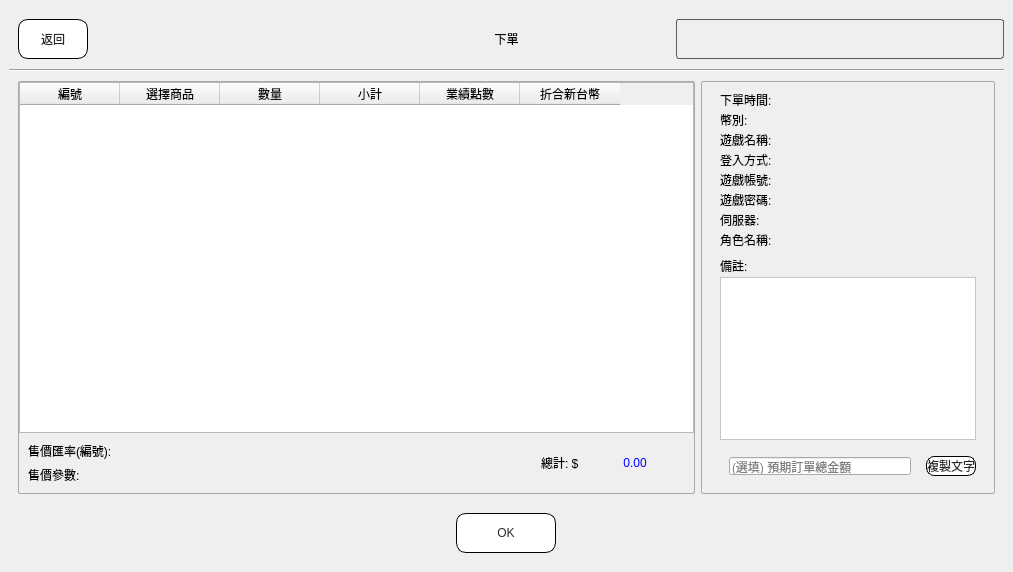
<?xml version="1.0" encoding="UTF-8"?>
<ui version="4.0">
 <class>LayerOrder</class>
 <widget class="QWidget" name="LayerOrder">
  <property name="geometry">
   <rect>
    <x>0</x>
    <y>0</y>
    <width>1013</width>
    <height>572</height>
   </rect>
  </property>
  <property name="windowTitle">
   <string>Form</string>
  </property>
  <layout class="QGridLayout" name="gridLayout">
   <property name="leftMargin">
    <number>0</number>
   </property>
   <property name="topMargin">
    <number>0</number>
   </property>
   <property name="rightMargin">
    <number>0</number>
   </property>
   <property name="bottomMargin">
    <number>0</number>
   </property>
   <item row="0" column="0">
    <widget class="QWidget" name="wBg" native="true">
     <property name="styleSheet">
      <string notr="true">font: 16px &quot;Microsoft JhengHei UI&quot;;
</string>
     </property>
     <layout class="QVBoxLayout" name="verticalLayout">
      <property name="spacing">
       <number>0</number>
      </property>
      <item>
       <widget class="QWidget" name="widget_3" native="true">
        <property name="minimumSize">
         <size>
          <width>0</width>
          <height>60</height>
         </size>
        </property>
        <property name="maximumSize">
         <size>
          <width>16777215</width>
          <height>80</height>
         </size>
        </property>
        <layout class="QHBoxLayout" name="horizontalLayout" stretch="1,1,1">
         <property name="leftMargin">
          <number>0</number>
         </property>
         <property name="topMargin">
          <number>0</number>
         </property>
         <property name="rightMargin">
          <number>0</number>
         </property>
         <property name="bottomMargin">
          <number>0</number>
         </property>
         <item>
          <widget class="QWidget" name="widget_4" native="true">
           <layout class="QHBoxLayout" name="horizontalLayout_2">
            <item>
             <widget class="QPushButton" name="btnOrderBack">
              <property name="sizePolicy">
               <sizepolicy hsizetype="Fixed" vsizetype="Fixed">
                <horstretch>0</horstretch>
                <verstretch>0</verstretch>
               </sizepolicy>
              </property>
              <property name="minimumSize">
               <size>
                <width>70</width>
                <height>40</height>
               </size>
              </property>
              <property name="maximumSize">
               <size>
                <width>70</width>
                <height>40</height>
               </size>
              </property>
              <property name="styleSheet">
               <string notr="true">QPushButton{
font: 20px &quot;Microsoft JhengHei UI&quot;;


}



QPushButton{background-color: rgb(255, 255, 255);
border-radius:10px;
color: rgb(41,41,41);
border: 1px solid #000000; }


QPushButton:hover 
{ 
background-color: #55aaff; 
border-style: outset; 
border-width: 2px; 
font: 700 18px &quot;Microsoft JhengHei UI&quot;; 
}
QPushButton:pressed { 
border-style: outset; 
border-width: 0px; 
font: 700 24px &quot;Microsoft JhengHei UI&quot;; 
color:rgb(241,241,241);
background-color:#3c78b4;
}</string>
              </property>
              <property name="text">
               <string>返回</string>
              </property>
             </widget>
            </item>
            <item>
             <spacer name="horizontalSpacer">
              <property name="orientation">
               <enum>Qt::Horizontal</enum>
              </property>
              <property name="sizeHint" stdset="0">
               <size>
                <width>187</width>
                <height>20</height>
               </size>
              </property>
             </spacer>
            </item>
           </layout>
          </widget>
         </item>
         <item>
          <widget class="QLabel" name="lbTitle">
           <property name="styleSheet">
            <string notr="true">font: 24px &quot;Microsoft JhengHei UI&quot;;</string>
           </property>
           <property name="text">
            <string>下單</string>
           </property>
           <property name="alignment">
            <set>Qt::AlignCenter</set>
           </property>
          </widget>
         </item>
         <item>
          <widget class="QWidget" name="widget_5" native="true">
           <layout class="QGridLayout" name="gridLayout_2">
            <property name="leftMargin">
             <number>0</number>
            </property>
            <property name="topMargin">
             <number>0</number>
            </property>
            <property name="rightMargin">
             <number>0</number>
            </property>
            <property name="bottomMargin">
             <number>0</number>
            </property>
            <item row="0" column="0">
             <widget class="QGroupBox" name="groupBox_8">
              <property name="maximumSize">
               <size>
                <width>16777215</width>
                <height>40</height>
               </size>
              </property>
              <property name="styleSheet">
               <string notr="true">QGroupBox{
border-radius:3px;
color: rgb(41,41,41);
border: 1px solid #5b5b5b; }</string>
              </property>
              <layout class="QHBoxLayout" name="horizontalLayout_4">
               <property name="leftMargin">
                <number>0</number>
               </property>
               <property name="topMargin">
                <number>0</number>
               </property>
               <property name="rightMargin">
                <number>0</number>
               </property>
               <property name="bottomMargin">
                <number>0</number>
               </property>
               <item>
                <widget class="QLabel" name="lbId">
                 <property name="text">
                  <string/>
                 </property>
                 <property name="alignment">
                  <set>Qt::AlignCenter</set>
                 </property>
                </widget>
               </item>
               <item>
                <widget class="QLabel" name="lbName">
                 <property name="text">
                  <string/>
                 </property>
                </widget>
               </item>
              </layout>
             </widget>
            </item>
           </layout>
          </widget>
         </item>
        </layout>
       </widget>
      </item>
      <item>
       <widget class="Line" name="line">
        <property name="orientation">
         <enum>Qt::Horizontal</enum>
        </property>
       </widget>
      </item>
      <item>
       <widget class="QWidget" name="widget" native="true">
        <property name="sizePolicy">
         <sizepolicy hsizetype="Preferred" vsizetype="Expanding">
          <horstretch>0</horstretch>
          <verstretch>0</verstretch>
         </sizepolicy>
        </property>
        <property name="styleSheet">
         <string notr="true">QGroupBox{
border-radius:2px;
border: 1px solid #aaaaaa;
}</string>
        </property>
        <layout class="QHBoxLayout" name="horizontalLayout_3" stretch="1,1">
         <item>
          <widget class="QGroupBox" name="groupBox_9">
           <property name="minimumSize">
            <size>
             <width>250</width>
             <height>0</height>
            </size>
           </property>
           <property name="styleSheet">
            <string notr="true"/>
           </property>
           <layout class="QGridLayout" name="gridLayout_4">
            <property name="leftMargin">
             <number>0</number>
            </property>
            <property name="topMargin">
             <number>0</number>
            </property>
            <property name="rightMargin">
             <number>0</number>
            </property>
            <property name="bottomMargin">
             <number>0</number>
            </property>
            <property name="spacing">
             <number>0</number>
            </property>
            <item row="0" column="0">
             <widget class="QTableWidget" name="tbInfo">
              <property name="editTriggers">
               <set>QAbstractItemView::NoEditTriggers</set>
              </property>
              <property name="selectionBehavior">
               <enum>QAbstractItemView::SelectRows</enum>
              </property>
              <attribute name="verticalHeaderVisible">
               <bool>false</bool>
              </attribute>
              <column>
               <property name="text">
                <string>編號</string>
               </property>
              </column>
              <column>
               <property name="text">
                <string>選擇商品</string>
               </property>
              </column>
              <column>
               <property name="text">
                <string>數量</string>
               </property>
              </column>
              <column>
               <property name="text">
                <string>小計</string>
               </property>
              </column>
              <column>
               <property name="text">
                <string>業績點數</string>
               </property>
              </column>
              <column>
               <property name="text">
                <string>折合新台幣</string>
               </property>
              </column>
             </widget>
            </item>
            <item row="1" column="0">
             <widget class="QWidget" name="widget_8" native="true">
              <property name="minimumSize">
               <size>
                <width>0</width>
                <height>36</height>
               </size>
              </property>
              <property name="styleSheet">
               <string notr="true">font: 22px &quot;Microsoft JhengHei UI&quot;;</string>
              </property>
              <layout class="QHBoxLayout" name="horizontalLayout_5">
               <item>
                <widget class="QWidget" name="widget_6" native="true">
                 <property name="minimumSize">
                  <size>
                   <width>240</width>
                   <height>0</height>
                  </size>
                 </property>
                 <layout class="QFormLayout" name="formLayout">
                  <property name="leftMargin">
                   <number>0</number>
                  </property>
                  <property name="topMargin">
                   <number>0</number>
                  </property>
                  <property name="rightMargin">
                   <number>0</number>
                  </property>
                  <property name="bottomMargin">
                   <number>0</number>
                  </property>
                  <item row="0" column="0">
                   <widget class="QLabel" name="label">
                    <property name="text">
                     <string>售價匯率(編號):</string>
                    </property>
                   </widget>
                  </item>
                  <item row="1" column="0">
                   <widget class="QLabel" name="tGaemRate">
                    <property name="minimumSize">
                     <size>
                      <width>60</width>
                      <height>0</height>
                     </size>
                    </property>
                    <property name="text">
                     <string>售價參數:</string>
                    </property>
                   </widget>
                  </item>
                  <item row="0" column="1">
                   <widget class="QLabel" name="lbRate">
                    <property name="text">
                     <string/>
                    </property>
                   </widget>
                  </item>
                  <item row="1" column="1">
                   <widget class="QLabel" name="lbGameRate">
                    <property name="text">
                     <string/>
                    </property>
                   </widget>
                  </item>
                 </layout>
                </widget>
               </item>
               <item>
                <spacer name="horizontalSpacer_2">
                 <property name="orientation">
                  <enum>Qt::Horizontal</enum>
                 </property>
                 <property name="sizeHint" stdset="0">
                  <size>
                   <width>191</width>
                   <height>20</height>
                  </size>
                 </property>
                </spacer>
               </item>
               <item>
                <widget class="QLabel" name="label_8">
                 <property name="text">
                  <string>總計: $</string>
                 </property>
                </widget>
               </item>
               <item>
                <widget class="QLabel" name="lbTotal">
                 <property name="minimumSize">
                  <size>
                   <width>100</width>
                   <height>0</height>
                  </size>
                 </property>
                 <property name="styleSheet">
                  <string notr="true">color: rgb(0, 0, 255);</string>
                 </property>
                 <property name="text">
                  <string>0.00</string>
                 </property>
                 <property name="alignment">
                  <set>Qt::AlignCenter</set>
                 </property>
                </widget>
               </item>
              </layout>
             </widget>
            </item>
           </layout>
          </widget>
         </item>
         <item>
          <widget class="QGroupBox" name="groupBox_7">
           <property name="sizePolicy">
            <sizepolicy hsizetype="Fixed" vsizetype="Preferred">
             <horstretch>0</horstretch>
             <verstretch>0</verstretch>
            </sizepolicy>
           </property>
           <property name="minimumSize">
            <size>
             <width>250</width>
             <height>0</height>
            </size>
           </property>
           <property name="maximumSize">
            <size>
             <width>16777215</width>
             <height>16777215</height>
            </size>
           </property>
           <property name="styleSheet">
            <string notr="true">
QPushButton{
font: 20px &quot;Microsoft JhengHei UI&quot;;


}



QPushButton{background-color: rgb(255, 255, 255);
border-radius:10px;
color: rgb(41,41,41);
border: 1px solid #000000; }


QPushButton:hover 
{ 
background-color: #55aaff; 
border-style: outset; 
border-width: 2px; 
font: 700 18px &quot;Microsoft JhengHei UI&quot;; 
}
QPushButton:pressed { 
border-style: outset; 
border-width: 0px; 
font: 700 24px &quot;Microsoft JhengHei UI&quot;; 
color:rgb(241,241,241);
background-color:#3c78b4;
}</string>
           </property>
           <layout class="QVBoxLayout" name="verticalLayout_2">
            <property name="bottomMargin">
             <number>9</number>
            </property>
            <item>
             <widget class="QWidget" name="widget_11" native="true">
              <layout class="QFormLayout" name="formLayout_3">
               <property name="verticalSpacing">
                <number>2</number>
               </property>
               <property name="topMargin">
                <number>0</number>
               </property>
               <property name="bottomMargin">
                <number>0</number>
               </property>
               <item row="0" column="0">
                <widget class="QLabel" name="tTime">
                 <property name="text">
                  <string>下單時間:</string>
                 </property>
                </widget>
               </item>
               <item row="0" column="1">
                <widget class="QLabel" name="lbTime">
                 <property name="text">
                  <string/>
                 </property>
                </widget>
               </item>
               <item row="2" column="0">
                <widget class="QLabel" name="tGameName">
                 <property name="text">
                  <string>遊戲名稱:</string>
                 </property>
                </widget>
               </item>
               <item row="3" column="0">
                <widget class="QLabel" name="tLoginType">
                 <property name="text">
                  <string>登入方式:</string>
                 </property>
                </widget>
               </item>
               <item row="2" column="1">
                <widget class="QLabel" name="lbGameName">
                 <property name="text">
                  <string/>
                 </property>
                </widget>
               </item>
               <item row="3" column="1">
                <widget class="QLabel" name="lbLoginType">
                 <property name="text">
                  <string/>
                 </property>
                </widget>
               </item>
               <item row="4" column="0">
                <widget class="QLabel" name="tAccount">
                 <property name="text">
                  <string>遊戲帳號:</string>
                 </property>
                </widget>
               </item>
               <item row="6" column="0">
                <widget class="QLabel" name="tServerName">
                 <property name="text">
                  <string>伺服器:</string>
                 </property>
                </widget>
               </item>
               <item row="4" column="1">
                <widget class="QLabel" name="lbGameAccount">
                 <property name="text">
                  <string/>
                 </property>
                </widget>
               </item>
               <item row="6" column="1">
                <widget class="QLabel" name="lbServer">
                 <property name="text">
                  <string/>
                 </property>
                </widget>
               </item>
               <item row="7" column="0">
                <widget class="QLabel" name="tChr">
                 <property name="text">
                  <string>角色名稱:</string>
                 </property>
                </widget>
               </item>
               <item row="7" column="1">
                <widget class="QLabel" name="lbChr">
                 <property name="text">
                  <string/>
                 </property>
                </widget>
               </item>
               <item row="1" column="0">
                <widget class="QLabel" name="tCurrency">
                 <property name="text">
                  <string>幣別:</string>
                 </property>
                </widget>
               </item>
               <item row="1" column="1">
                <widget class="QLabel" name="lbCurrency">
                 <property name="text">
                  <string/>
                 </property>
                </widget>
               </item>
               <item row="5" column="0">
                <widget class="QLabel" name="tPassword">
                 <property name="text">
                  <string>遊戲密碼:</string>
                 </property>
                </widget>
               </item>
               <item row="5" column="1">
                <widget class="QLabel" name="lbGamePassword">
                 <property name="text">
                  <string/>
                 </property>
                </widget>
               </item>
              </layout>
             </widget>
            </item>
            <item>
             <widget class="QWidget" name="widget_7" native="true">
              <property name="minimumSize">
               <size>
                <width>0</width>
                <height>100</height>
               </size>
              </property>
              <layout class="QGridLayout" name="gridLayout_6">
               <property name="topMargin">
                <number>2</number>
               </property>
               <property name="bottomMargin">
                <number>2</number>
               </property>
               <property name="verticalSpacing">
                <number>2</number>
               </property>
               <item row="0" column="0" colspan="2">
                <widget class="QLabel" name="tNote">
                 <property name="text">
                  <string>備註:</string>
                 </property>
                </widget>
               </item>
               <item row="1" column="0" colspan="2">
                <widget class="QTextEdit" name="txNote1">
                 <property name="styleSheet">
                  <string notr="true">font: 16px &quot;Microsoft JhengHei UI&quot;;
background-color: rgb(255, 255, 255);</string>
                 </property>
                </widget>
               </item>
              </layout>
             </widget>
            </item>
            <item>
             <widget class="QWidget" name="widget_9" native="true">
              <property name="minimumSize">
               <size>
                <width>0</width>
                <height>36</height>
               </size>
              </property>
              <layout class="QHBoxLayout" name="horizontalLayout_6">
               <property name="topMargin">
                <number>0</number>
               </property>
               <property name="bottomMargin">
                <number>0</number>
               </property>
               <item>
                <widget class="QWidget" name="widget_2" native="true">
                 <layout class="QGridLayout" name="gridLayout_8">
                  <item row="0" column="0">
                   <widget class="QLineEdit" name="txNote2">
                    <property name="placeholderText">
                     <string>(選填) 預期訂單總金額</string>
                    </property>
                   </widget>
                  </item>
                 </layout>
                </widget>
               </item>
               <item>
                <widget class="QPushButton" name="btnCopy">
                 <property name="maximumSize">
                  <size>
                   <width>120</width>
                   <height>16777215</height>
                  </size>
                 </property>
                 <property name="styleSheet">
                  <string notr="true">
QPushButton{
font: 20px &quot;Microsoft JhengHei UI&quot;;


}



QPushButton{background-color: rgb(255, 255, 255);
border-radius:8px;
color: rgb(41,41,41);
border: 1px solid #000000; }


QPushButton:hover 
{ 
background-color: #55aaff; 
border-style: outset; 
border-width: 2px; 
font: 700 18px &quot;Microsoft JhengHei UI&quot;; 
}
QPushButton:pressed { 
border-style: outset; 
border-width: 0px; 
font: 700 24px &quot;Microsoft JhengHei UI&quot;; 
color:rgb(241,241,241);
background-color:#3c78b4;
}</string>
                 </property>
                 <property name="text">
                  <string>複製文字</string>
                 </property>
                </widget>
               </item>
              </layout>
             </widget>
            </item>
           </layout>
          </widget>
         </item>
        </layout>
       </widget>
      </item>
      <item>
       <widget class="QStackedWidget" name="wBottom">
        <property name="minimumSize">
         <size>
          <width>0</width>
          <height>60</height>
         </size>
        </property>
        <property name="maximumSize">
         <size>
          <width>16777215</width>
          <height>60</height>
         </size>
        </property>
        <property name="currentIndex">
         <number>1</number>
        </property>
        <widget class="QWidget" name="wBottomPage1">
         <layout class="QGridLayout" name="gridLayout_5">
          <property name="topMargin">
           <number>0</number>
          </property>
          <property name="bottomMargin">
           <number>0</number>
          </property>
          <property name="horizontalSpacing">
           <number>40</number>
          </property>
          <item row="0" column="0">
           <spacer name="horizontalSpacer_3">
            <property name="orientation">
             <enum>Qt::Horizontal</enum>
            </property>
            <property name="sizeHint" stdset="0">
             <size>
              <width>40</width>
              <height>20</height>
             </size>
            </property>
           </spacer>
          </item>
          <item row="0" column="1">
           <widget class="QWidget" name="wSelect" native="true">
            <property name="minimumSize">
             <size>
              <width>240</width>
              <height>0</height>
             </size>
            </property>
            <layout class="QHBoxLayout" name="horizontalLayout_7">
             <property name="leftMargin">
              <number>0</number>
             </property>
             <property name="topMargin">
              <number>0</number>
             </property>
             <property name="rightMargin">
              <number>0</number>
             </property>
             <property name="bottomMargin">
              <number>0</number>
             </property>
             <item>
              <widget class="QLabel" name="label_9">
               <property name="text">
                <string>訂單負責人:</string>
               </property>
              </widget>
             </item>
             <item>
              <widget class="QComboBox" name="cbSelect"/>
             </item>
            </layout>
           </widget>
          </item>
          <item row="0" column="2">
           <widget class="QPushButton" name="btnOrderSend">
            <property name="minimumSize">
             <size>
              <width>62</width>
              <height>40</height>
             </size>
            </property>
            <property name="styleSheet">
             <string notr="true">
QPushButton{
font: 20px &quot;Microsoft JhengHei UI&quot;;


}



QPushButton{background-color: rgb(255, 255, 255);
border-radius:10px;
color: rgb(41,41,41);
border: 1px solid #000000; }


QPushButton:hover 
{ 
background-color: #55aaff; 
border-style: outset; 
border-width: 2px; 
font: 700 18px &quot;Microsoft JhengHei UI&quot;; 
}
QPushButton:pressed { 
border-style: outset; 
border-width: 0px; 
font: 700 24px &quot;Microsoft JhengHei UI&quot;; 
color:rgb(241,241,241);
background-color:#3c78b4;
}</string>
            </property>
            <property name="text">
             <string>送出</string>
            </property>
           </widget>
          </item>
         </layout>
        </widget>
        <widget class="QWidget" name="page">
         <layout class="QGridLayout" name="gridLayout_7">
          <item row="0" column="0">
           <widget class="QPushButton" name="btnClose">
            <property name="sizePolicy">
             <sizepolicy hsizetype="Fixed" vsizetype="Fixed">
              <horstretch>0</horstretch>
              <verstretch>0</verstretch>
             </sizepolicy>
            </property>
            <property name="minimumSize">
             <size>
              <width>100</width>
              <height>40</height>
             </size>
            </property>
            <property name="styleSheet">
             <string notr="true">
QPushButton{
font: 20px &quot;Microsoft JhengHei UI&quot;;


}



QPushButton{background-color: rgb(255, 255, 255);
border-radius:10px;
color: rgb(41,41,41);
border: 1px solid #000000; }


QPushButton:hover 
{ 
background-color: #55aaff; 
border-style: outset; 
border-width: 2px; 
font: 700 18px &quot;Microsoft JhengHei UI&quot;; 
}
QPushButton:pressed { 
border-style: outset; 
border-width: 0px; 
font: 700 24px &quot;Microsoft JhengHei UI&quot;; 
color:rgb(241,241,241);
background-color:#3c78b4;
}</string>
            </property>
            <property name="text">
             <string>OK</string>
            </property>
           </widget>
          </item>
         </layout>
        </widget>
       </widget>
      </item>
     </layout>
    </widget>
   </item>
  </layout>
 </widget>
 <resources/>
 <connections/>
</ui>
